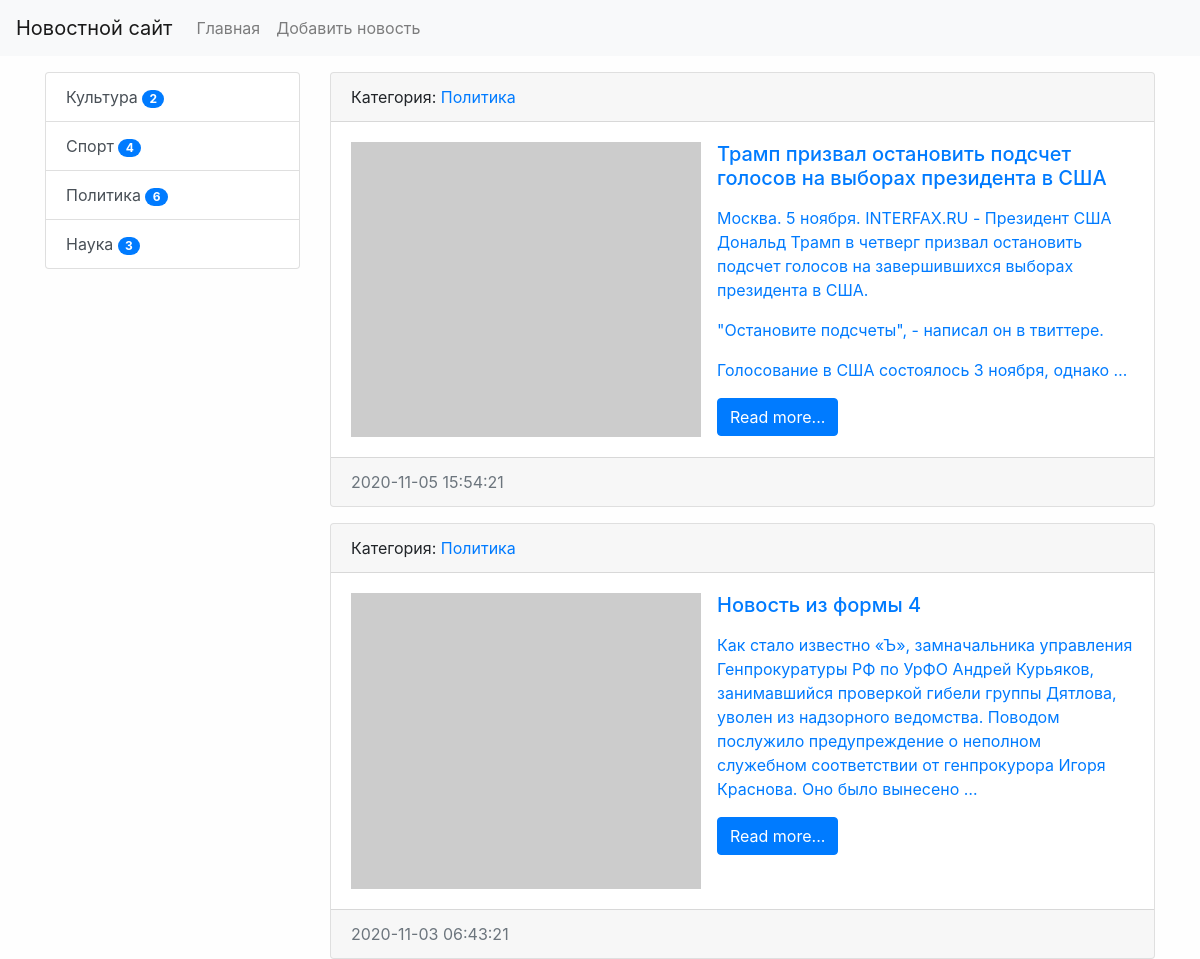
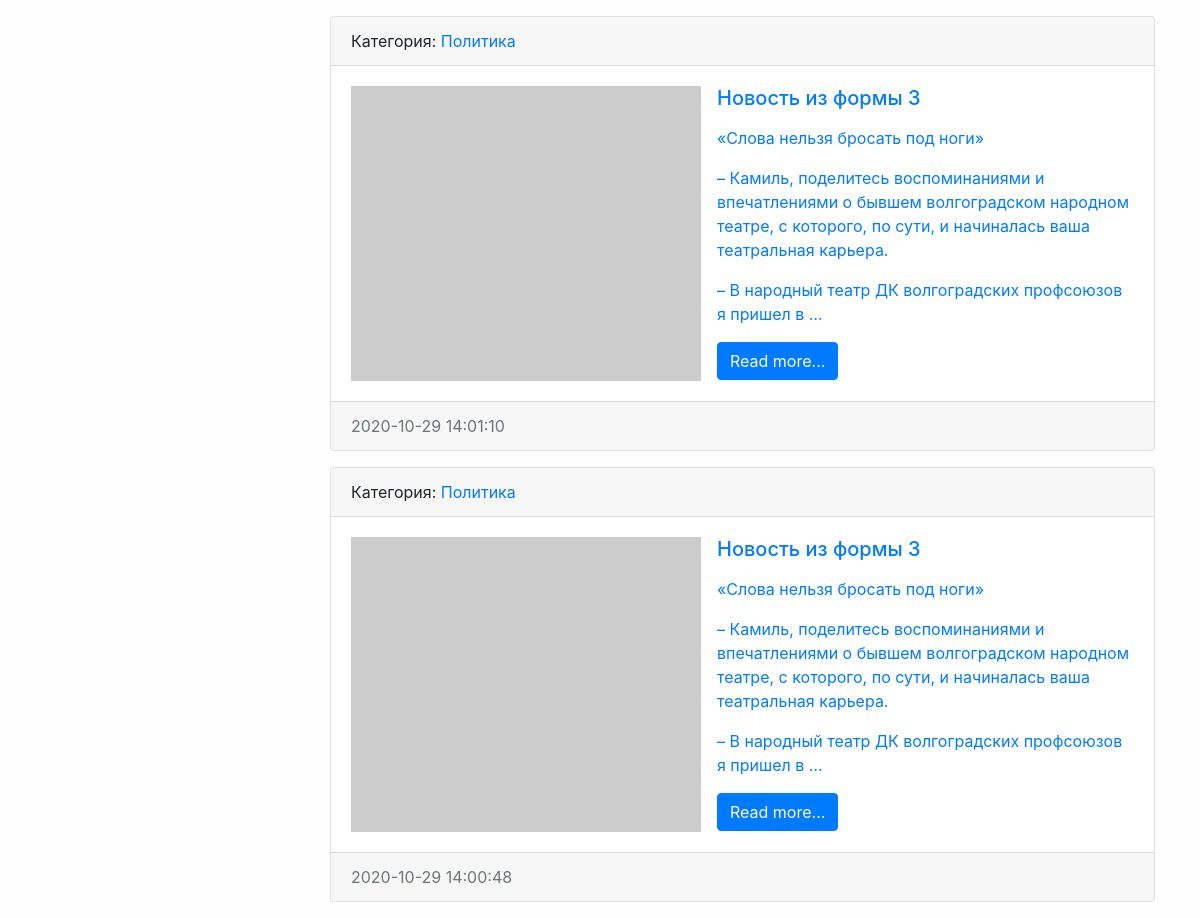
Screenshot of /category/3/ with the database file from the repository (2 pictures, top to bottom).
### news/models.py (models this page shows, shortened)
class Category(models.Model):
    title = models.CharField(max_length=150, db_index=True, verbose_name='Наименование категории')
    def get_absolute_url(self):
        return reverse('category', kwargs={'category_id': self.pk})
    def __str__(self):
        return self.title
    class Meta:
        verbose_name = 'Категория'
        verbose_name_plural = 'Категории'
        ordering = ['title']

class News(models.Model):
    title = models.CharField(max_length=150, verbose_name='Наименование')
    content = models.TextField(blank=True, verbose_name='Контент')
    created_at = models.DateTimeField(auto_now_add=True, verbose_name='Дата публикации')  # устанавливаются лишь раз
    updated_at = models.DateTimeField(auto_now=True, verbose_name='Обновлено')  # обновляется при каждом редактировании
    photo = models.ImageField(upload_to='photos/%Y/%m/%d/', blank=True, verbose_name='Фото')
    is_published = models.BooleanField(default=True, verbose_name='Опубликовано')
    category = models.ForeignKey('Category', on_delete=models.PROTECT, verbose_name='Категория')
    views = models.IntegerField(default=0)
    def get_absolute_url(self):
        return reverse('view_news', kwargs={'pk': self.pk})
    class Meta:
        verbose_name = 'Новость'
        verbose_name_plural = 'Новости'
        ordering = ['-created_at']

### news/views.py (the view)
# urls.py: path('category/<int:category_id>/', NewsByCategory.as_view(), name='category'),
class NewsByCategory(ListView):
    model = News
    template_name = 'news/home_news_list.html'
    context_object_name = 'news'
    allow_empty = False
    def get_context_data(self, *, object_list=None, **kwargs):
        context = super().get_context_data(**kwargs)
        context['title'] = Category.objects.get(pk=self.kwargs['category_id'])
        return context
    def get_queryset(self):
        return News.objects.filter(category_id=self.kwargs['category_id'], is_published=True).\
            select_related('category')

### news/templatetags/news_tags.py (called while the page is built)
@register.inclusion_tag('news/list_categories.html')
def show_categories(arg1='Hello', arg2='world'):
    categories = Category.objects.annotate(cnt=Count('news')).filter(cnt__gt=0)
    return {"categories": categories, "arg1": arg1, "arg2": arg2}

### news/templates/news/home_news_list.html (shortened to what this page needs)
{% extends 'base.html' %}
{% block sidebar %}
{% include 'inc/_sidebar.html' %}
{% endblock %}
{% block content %}
{% for item in news %}
<div class="card mb-3">
    <div class="card-header">
        Категория: <a href="{{ item.category.get_absolute_url }}"</a>{{ item.category }}
    </div>
    <div class="card-body">
        <div class="media">
            {% if item.photo %}
            <img src="{{ item.photo.url }}" alt="" width="350" class="mr-3">
            {% else %}
            <img src="https://picsum.photos/id/237/200/300" alt="" width="350" class="mr-3">
            {% endif %}
            <div class="media-body">
                <h5 class="card-title">{{ item.title }}</h5>
                <p class="card-text">{{ item.content|linebreaks|truncatewords:35 }}</p>
                <a href="{{ item.get_absolute_url }}" class="btn btn-primary">Read more...</a>
            </div>
        </div>
    </div>
    <div class="card-footer text-muted">
        {{ item.created_at|date:"Y-m-d H:i:s" }}
    </div>
</div>
{% empty %}
Ooops...
{% endfor %}
{% endblock %}

### news/templates/news/list_categories.html
<div class="list-group">
    {% for item in categories %}
    <a href="{{ item.get_absolute_url }}" class="list-group-item list-group-item-action">{{ item.title }}
                <span class="badge badge-primary badge-pill">{{ item.cnt }}</span></a>
    {% endfor %}
</div>

### mysite/static/css/style.css (style rules this page uses)
body { background-color: #fefefe; }

### rows the page displays
Category: title "Культура", cnt "2"
Category: title "Спорт", cnt "4"
Category: title "Политика", cnt "6"
Category: title "Наука", cnt "3"
News: category "Политика", title "Трамп призвал остановить подсчет голосов на выборах президента в США", content "Москва. 5 ноября. INTERFAX.RU - Президент США Дональд Трамп в четверг призвал остановить подсчет голосов на завершившихся выборах президента в США. \"Остановите подсчеты\", - написал он в твиттере. Голосование в США состоялось 3 ноября, однако …", created_at "2020-11-05 15:54:21"
News: category "Политика", title "Новость из формы 4", content "Как стало известно «Ъ», замначальника управления Генпрокуратуры РФ по УрФО Андрей Курьяков, занимавшийся проверкой гибели группы Дятлова, уволен из надзорного ведомства. Поводом послужило предупреждение о неполном служебном соответствии от генпрокурора Игоря Краснова. Оно было вынесено …", created_at "2020-11-03 06:43:21"
News: category "Политика", title "Новость из формы 3", content "«Слова нельзя бросать под ноги» – Камиль, поделитесь воспоминаниями и впечатлениями о бывшем волгоградском народном театре, с которого, по сути, и начиналась ваша театральная карьера. – В народный театр ДК волгоградских профсоюзов я пришел в …", created_at "2020-10-29 14:01:10"
News: category "Политика", title "Новость из формы 3", content "«Слова нельзя бросать под ноги» – Камиль, поделитесь воспоминаниями и впечатлениями о бывшем волгоградском народном театре, с которого, по сути, и начиналась ваша театральная карьера. – В народный театр ДК волгоградских профсоюзов я пришел в …", created_at "2020-10-29 14:00:48"
